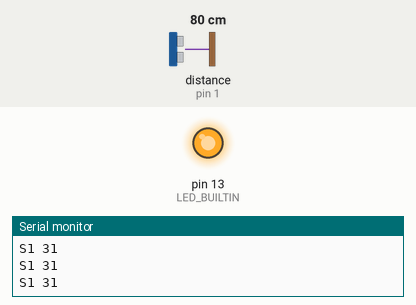
Simulated run of this sketch. Board: Arduino Uno, built with avr-gcc and run on an emulated ATmega328P. On the bench: output pins drawn as LEDs (lit = HIGH), the last lines printed to the serial monitor. Wiring (inferred from the names in the program): range finder with pulse-width output: data pin 1. The test bench sets the inputs (shaded band); at power-on: distance to the obstacle (sensor on pin 1) 80 cm. The echo pulse lasts 58.3 µs per cm.

Above: at 1.2 s.
1.3 s: distance to the obstacle (sensor on pin 1) set to 97 cm
2.8 s: distance to the obstacle (sensor on pin 1) set to 107 cm
At 4.0 s:
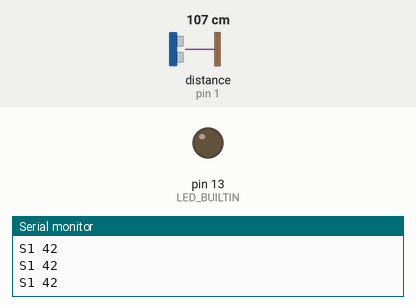
4.4 s: distance to the obstacle (sensor on pin 1) set to 2 cm
At 5.2 s:
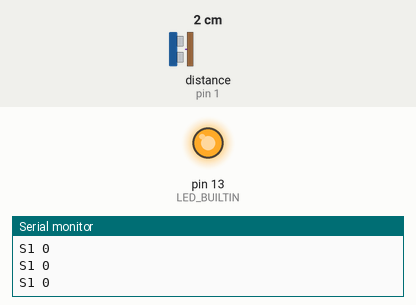
7.4 s: distance to the obstacle (sensor on pin 1) set to 120 cm
At 8.9 s:
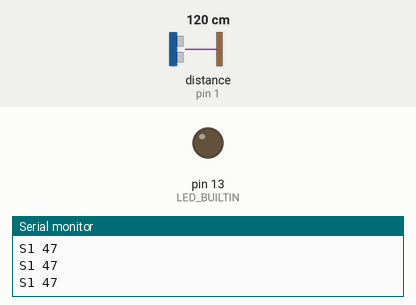
Timing chart, 0 to 10.0 s (numbered marks = the images above; inputs shaded):
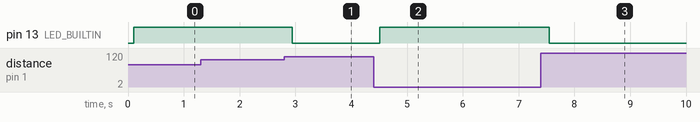

Measured:
- the behaviour switches between 101 and 102 cm on distance to the obstacle (sensor on pin 1) (found by bisection; images 0 and 1)
- after the input at 2.8 s, pin 13 (LED_BUILTIN): HIGH → LOW after 0.14 s
- after the input at 4.4 s, pin 13 (LED_BUILTIN): LOW → HIGH after 0.11 s
- after the input at 7.4 s, pin 13 (LED_BUILTIN): HIGH → LOW after 0.15 s

The sketch:

MaxbotixSensor_Output.ino
```cpp
long pulse1, sensor1;
const int pwPin1 = 1; //the pin the distance sensor is routed to.
const int motor = 2;

void setup() {
  // put your setup code here, to run once:
  //initialise the inputs and outputs.
  pinMode(LED_BUILTIN, OUTPUT);
  pinMode(pwPin1, INPUT);

  Serial.begin(9600); //open the serial port
}

void loop() {

  //run the functions
  read_sensor();
  printall();
  delay(50); //arbitary delay to control influx of data

  //control an output here:
  if (sensor1 < 40) { //if the sensor reading is under 40 turn the light ON
    analogWrite(LED_BUILTIN, 255);
  }
  else {
    analogWrite(LED_BUILTIN, 100);
  }
}

void read_sensor() {
  pulse1 = pulseIn(pwPin1, HIGH);
  sensor1 = pulse1 / 147; //conversion to mm.
}

//This section of code is if you want to print the range readings to your computer too remove this from the code put /* before the code section and */ after the code
void printall() {
  Serial.print("S1");
  Serial.print(" ");
  Serial.print(sensor1);
  Serial.println(" ");
}
```
